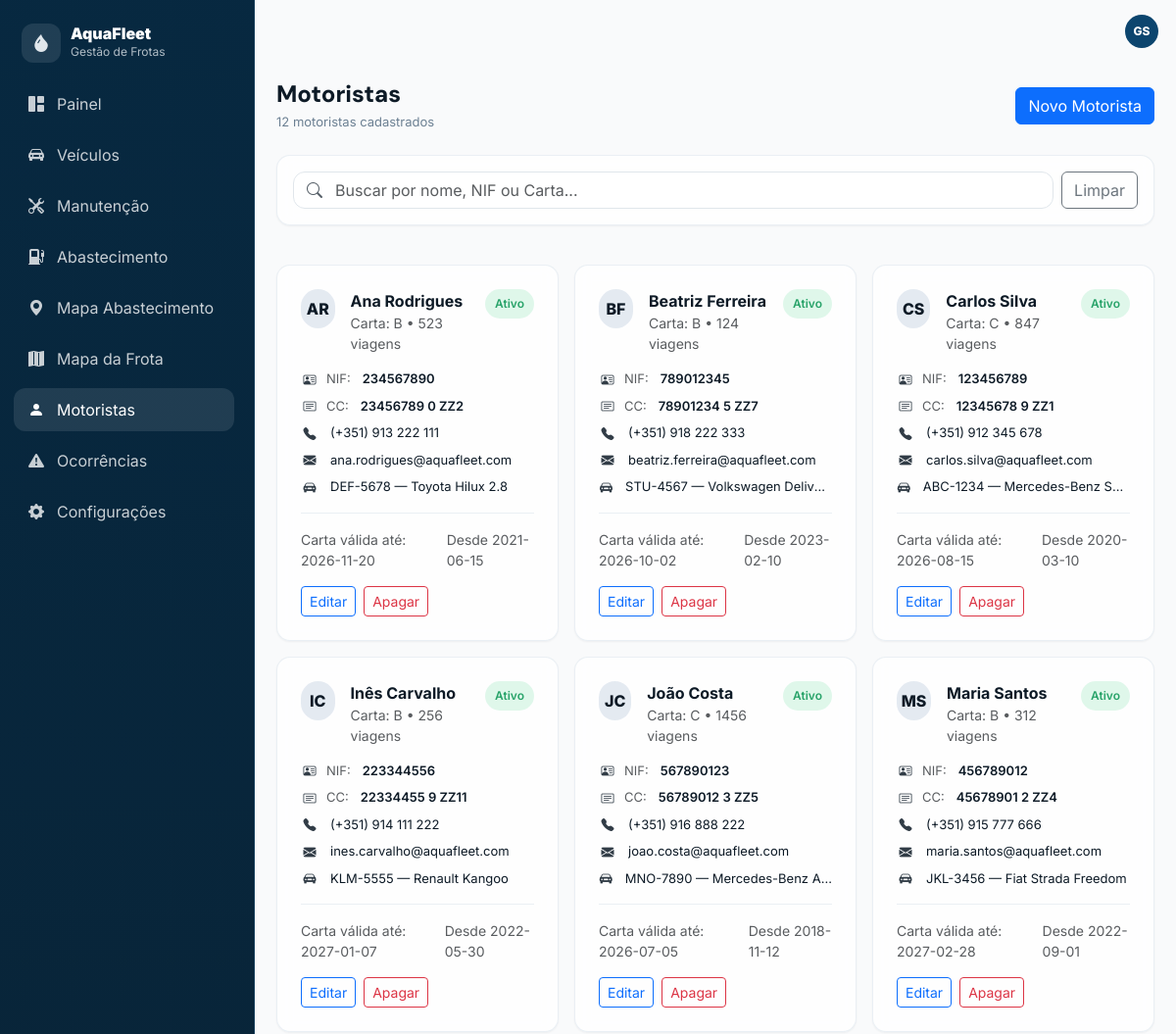
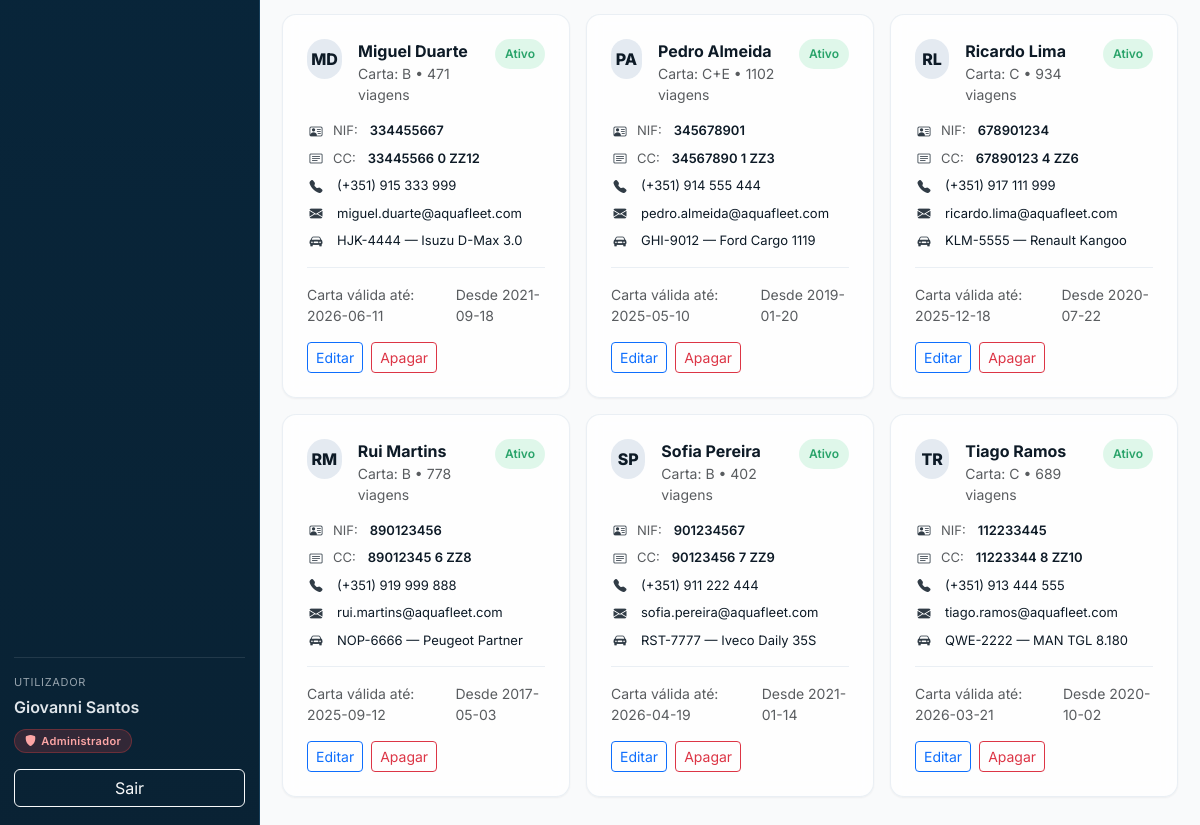
/motoristas/index.php (signed in), run on the app's committed database (2 pictures, top to bottom).
### tables this page shows
CREATE TABLE `motoristas` (
  `id` int(10) UNSIGNED NOT NULL,
  `colaborador_id` int(10) UNSIGNED DEFAULT NULL,
  `nome` varchar(120) NOT NULL,
  `cc` varchar(20) DEFAULT NULL,
  `nif` varchar(20) DEFAULT NULL,
  `carta_numero` varchar(30) DEFAULT NULL,
  `carta_categoria` varchar(10) DEFAULT NULL,
  `carta_validade` date DEFAULT NULL,
  `telefone` varchar(30) DEFAULT NULL,
  `email` varchar(120) DEFAULT NULL,
  `status` enum('Ativo','Inativo') NOT NULL DEFAULT 'Ativo',
  `desde` date DEFAULT NULL,
  `viagens` int(11) NOT NULL DEFAULT 0,
  `viatura_id` int(10) UNSIGNED DEFAULT NULL,
  `criado_em` timestamp NOT NULL DEFAULT current_timestamp()
);

CREATE TABLE `viaturas` (
  `id` int(10) UNSIGNED NOT NULL,
  `matricula` varchar(20) NOT NULL,
  `marca_modelo` varchar(120) NOT NULL,
  `tipo` enum('Ligeiro','Pick-up','Carrinha','Camião','Elétrico','Outro') NOT NULL DEFAULT 'Ligeiro',
  `combustivel` enum('Diesel','Gasolina','Elétrico','Híbrido','Outro') NOT NULL DEFAULT 'Diesel',
  `quilometragem` int(10) UNSIGNED NOT NULL DEFAULT 0,
  `estado` enum('Disponível','Atribuída','Em Manutenção','Inativo') NOT NULL DEFAULT 'Disponível',
  `observacoes` text DEFAULT NULL,
  `infraestrutura_id` int(11) DEFAULT NULL,
  `criado_em` timestamp NOT NULL DEFAULT current_timestamp(),
  `atualizado_em` timestamp NOT NULL DEFAULT current_timestamp() ON UPDATE current_timestamp()
);

### inc/auth.php (called while the page is built, shortened)
<?php
function perfil_atual(): string {
  return strtolower(trim($_SESSION['user_perfil'] ?? 'operario'));
}

### motoristas/index.php (the view, shortened to what this page needs)
<?php
require_once __DIR__ . "/../inc/auth.php";
require_once __DIR__ . "/../inc/database.php";
require_once __DIR__ . "/../inc/header.php";
function h($s){ return htmlspecialchars((string)$s, ENT_QUOTES, 'UTF-8'); }
$q = isset($_GET['q']) ? trim($_GET['q']) : '';
$where = "1=1";
$sql = "
  SELECT
    m.*,
    v.matricula AS v_matricula,
    v.marca_modelo AS v_modelo
  FROM motoristas m
  LEFT JOIN viaturas v ON v.id = m.viatura_id
  WHERE $where
  ORDER BY (m.status='Ativo') DESC, m.nome ASC
";
$res = mysqli_query($ligacao, $sql);
$total = 0;
if ($res) $total = mysqli_num_rows($res);
function initials($name){
  $name = trim((string)$name);
  $parts = preg_split('/\s+/', $name);
  $a = strtoupper(mb_substr($parts[0] ?? '', 0, 1));
  $b = strtoupper(mb_substr($parts[1] ?? $parts[0] ?? '', 0, 1));
  return $a . $b;
}
function pillClass($status){
  return ($status === 'Inativo') ? 'pill pill-danger' : 'pill pill-success';
}
function fmtDate($d){
  $ts = strtotime($d);
  return $ts ? date('Y-m-d', $ts) : '—';
}
?>
<div class="page-max-6xl space-y-6">
  <div class="d-flex flex-column flex-md-row align-items-start align-items-md-center justify-content-between gap-3">
    <div>
      <h1 class="page-title">Motoristas</h1>
      <div class="page-subtitle"><?php echo (int)$total; ?> motoristas cadastrados</div>
    </div>
    <div class="d-flex gap-2">
      <?php if (in_array(perfil_atual(), ['admin', 'gestor'], true)): ?>
        <a href="create.php" class="btn btn-primary">Novo Motorista</a>
      <?php endif; ?>
    </div>
  </div>
  <div class="glass-card p-3">
    <form class="d-flex gap-2 flex-wrap align-items-center" method="get">
      <div class="searchbox flex-grow-1" style="min-width:260px;">
        <span class="search-ico"><i class="bi bi-search"></i></span>
        <input class="form-control" name="q" value="<?php echo h($q); ?>"
               placeholder="Buscar por nome, NIF ou Carta...">
      </div>
      <a class="btn btn-outline-secondary" href="index.php">Limpar</a>
    </form>
  </div>
  <div class="row g-3">
    <?php if ($res && mysqli_num_rows($res) > 0): ?>
      <?php while($m = mysqli_fetch_assoc($res)): ?>
        <?php
          $id = (int)$m['id'];
          $status = (string)$m['status'];
          $sigla = initials($m['nome'] ?? '');
          $cartaLinha = trim((string)($m['carta_categoria'] ?? ''));
          $cartaLinha = $cartaLinha ? "Carta: {$m['carta_categoria']} • {$m['viagens']} viagens" : "{$m['viagens']} viagens";
          $vinculo = '';
          if (!empty($m['v_matricula'])) {
            $vinculo = $m['v_matricula'] . " — " . ($m['v_modelo'] ?? '');
          }
        ?>
        <div class="col-12 col-md-6 col-xl-4">
          <div class="glass-card p-4 h-100">
            <div class="d-flex justify-content-between align-items-start gap-2">
              <div class="d-flex gap-3 min-w-0">
                <div class="avatar-soft"><?php echo h($sigla); ?></div>
                <div class="min-w-0">
                  <div class="fw-bold text-truncate"><?php echo h($m['nome']); ?></div>
                  <div class="small text-muted"><?php echo h($cartaLinha); ?></div>
                </div>
              </div>
              <span class="<?php echo pillClass($status); ?>"><?php echo h($status); ?></span>
            </div>
            <div class="driver-lines mt-3">
              <div class="driver-line">
                <span class="driver-ico"><i class="bi bi-person-vcard"></i></span>
                <span class="text-muted">NIF:</span>
                <span class="ms-1 fw-semibold"><?php echo h($m['nif'] ?: '—'); ?></span>
              </div>
              <div class="driver-line">
                <span class="driver-ico"><i class="bi bi-card-text"></i></span>
                <span class="text-muted">CC:</span>
                <span class="ms-1 fw-semibold"><?php echo h($m['cc'] ?: '—'); ?></span>
              </div>
              <div class="driver-line">
                <span class="driver-ico"><i class="bi bi-telephone-fill"></i></span>
                <span class="ms-1"><?php echo h($m['telefone'] ?: '—'); ?></span>
              </div>
              <div class="driver-line">
                <span class="driver-ico"><i class="bi bi-envelope-fill"></i></span>
                <span class="ms-1 text-truncate"><?php echo h($m['email'] ?: '—'); ?></span>
              </div>
              <div class="driver-line">
                <span class="driver-ico"><i class="bi bi-car-front-fill"></i></span>
                <span class="ms-1 text-truncate"><?php echo h($vinculo ?: 'Sem viatura atribuída'); ?></span>
              </div>
            </div>
            <div class="driver-footer mt-3 pt-3">
              <div class="small text-muted">Carta válida até: <?php echo h(fmtDate($m['carta_validade'] ?? null)); ?></div>
              <div class="small text-muted">Desde <?php echo h(fmtDate($m['desde'] ?? null)); ?></div>
            </div>
            <div class="d-flex gap-2 mt-3">
              <?php if (in_array(perfil_atual(), ['admin', 'gestor'], true)): ?>
                <a class="btn btn-sm btn-outline-primary" href="edit.php?id=<?php echo $id; ?>">Editar</a>
                <a class="btn btn-sm btn-outline-danger" href="delete.php?id=<?php echo $id; ?>">Apagar</a>
              <?php endif; ?>
            </div>
          </div>
        </div>
      <?php endwhile; ?>
    <?php else: ?>
      <div class="col-12">
        <div class="glass-card p-4 text-center text-muted">Nenhum motorista encontrado.</div>
      </div>
    <?php endif; ?>
  </div>
</div>
<?php
require_once __DIR__ . "/../inc/footer.php";
?>

### css/style_css/style.css (style rules this page uses)
:root { --background: hsl(210 20% 98%); --foreground: hsl(210 50% 10%); --card: hsl(0 0% 100%); --border: hsl(210 20% 90%); --primary: hsl(205 80% 24%); --muted: hsl(210 20% 94%); --muted-foreground: hsl(210 15% 50%); --success: hsl(152 60% 40%); --warning: hsl(38 92% 50%); --info: hsl(205 80% 55%); --danger: hsl(0 72% 51%); --sidebar: hsl(205 80% 14%); --sidebar-accent: hsl(205 70% 20%); --sidebar-foreground: hsl(210 20% 90%); --radius: 14px; }
* { box-sizing: border-box; }
body { background: var(--background); color: var(--foreground); font-family: Inter, sans-serif; margin:0; }
h1,h2,h3,h4,h5,h6 { font-family: "DM Sans", sans-serif; }
.page-max-6xl { max-width: 1152px; margin: 0 auto; }
.space-y-6 > * + * { margin-top: 24px; }
.page-title { font-size:24px; font-weight:800; margin:0; }
.page-subtitle { color: var(--muted-foreground); font-size:13px; margin-top:4px; }
.glass-card { background: rgba(255,255,255,.80); backdrop-filter: blur(8px); border: 1px solid rgba(226,232,240,.7); box-shadow: 0 1px 2px rgba(15,23,42,.05); border-radius: 14px; }
.pill { display:inline-flex; align-items:center; gap:6px; padding: 6px 10px; border-radius: 999px; font-size:12px; font-weight:600; white-space:nowrap; }
.pill-success { background: rgba(46,204,113,.15); color: var(--success); }
.form-control, .form-select { border-radius: 12px; border-color: var(--border); background: rgba(255,255,255,.92); }
.min-w-0 { min-width: 0; }
.searchbox { position: relative; }
.search-ico { position:absolute; left:14px; top:50%; transform: translateY(-50%); opacity:.7; }
.searchbox .form-control { padding-left: 42px; }
.avatar-soft { width: 40px; height: 40px; border-radius: 999px; background: rgba(226,232,240,.9); display:flex; align-items:center; justify-content:center; font-weight: 800; color: var(--foreground); }
.driver-lines { display:flex; flex-direction: column; gap: 8px; }
.driver-line { display:flex; align-items:center; gap: 8px; font-size: 13px; min-width: 0; }
.driver-ico { width: 18px; display:inline-flex; justify-content:center; opacity: .85; }
.driver-footer { display:flex; justify-content: space-between; gap: 12px; border-top: 1px solid rgba(226,232,240,.7); }
html, body { height: 100%; }
body { margin: 0; overflow: hidden; }
.brand-badge i, .nav-ico i, .kpi-ico i, .list-ico i, .driver-ico i, .icon-box i { line-height: 1; display: inline-flex; align-items: center; justify-content: center; }

### data on the page
motoristas: nome "AR", nome "Ana Rodrigues", cartaLinha "Carta: B • 523 viagens", status "Ativo", nif "234567890", cc "23456789 0 ZZ2", telefone "(+351) 913 222 111", email "ana.rodrigues@aquafleet.com", viatura.marca_modelo "DEF-5678 — Toyota Hilux 2.8", carta_validade "2026-11-20", desde "2021-06-15"
motoristas: nome "BF", nome "Beatriz Ferreira", cartaLinha "Carta: B • 124 viagens", status "Ativo", nif "789012345", cc "78901234 5 ZZ7", telefone "(+351) 918 222 333", email "beatriz.ferreira@aquafleet.com", viatura.marca_modelo "STU-4567 — Volkswagen Deliv…", carta_validade "2026-10-02", desde "2023-02-10"
motoristas: nome "CS", nome "Carlos Silva", cartaLinha "Carta: C • 847 viagens", status "Ativo", nif "123456789", cc "12345678 9 ZZ1", telefone "(+351) 912 345 678", email "carlos.silva@aquafleet.com", viatura.marca_modelo "ABC-1234 — Mercedes-Benz S…", carta_validade "2026-08-15", desde "2020-03-10"
motoristas: nome "IC", nome "Inês Carvalho", cartaLinha "Carta: B • 256 viagens", status "Ativo", nif "223344556", cc "22334455 9 ZZ11", telefone "(+351) 914 111 222", email "ines.carvalho@aquafleet.com", viatura.marca_modelo "KLM-5555 — Renault Kangoo", carta_validade "2027-01-07", desde "2022-05-30"
motoristas: nome "JC", nome "João Costa", cartaLinha "Carta: C • 1456 viagens", status "Ativo", nif "567890123", cc "56789012 3 ZZ5", telefone "(+351) 916 888 222", email "joao.costa@aquafleet.com", viatura.marca_modelo "MNO-7890 — Mercedes-Benz…", carta_validade "2026-07-05", desde "2018-11-12"
motoristas: nome "MS", nome "Maria Santos", cartaLinha "Carta: B • 312 viagens", status "Ativo", nif "456789012", cc "45678901 2 ZZ4", telefone "(+351) 915 777 666", email "maria.santos@aquafleet.com", viatura.marca_modelo "JKL-3456 — Fiat Strada Freedom", carta_validade "2027-02-28", desde "2022-09-01"
motoristas: nome "MD", nome "Miguel Duarte", cartaLinha "Carta: B • 471 viagens", status "Ativo", nif "334455667", cc "33445566 0 ZZ12", telefone "(+351) 915 333 999", email "miguel.duarte@aquafleet.com", viatura.marca_modelo "HJK-4444 — Isuzu D-Max 3.0", carta_validade "2026-06-11", desde "2021-09-18"
motoristas: nome "PA", nome "Pedro Almeida", cartaLinha "Carta: C+E • 1102 viagens", status "Ativo", nif "345678901", cc "34567890 1 ZZ3", telefone "(+351) 914 555 444", email "pedro.almeida@aquafleet.com", viatura.marca_modelo "GHI-9012 — Ford Cargo 1119", carta_validade "2025-05-10", desde "2019-01-20"
motoristas: nome "RL", nome "Ricardo Lima", cartaLinha "Carta: C • 934 viagens", status "Ativo", nif "678901234", cc "67890123 4 ZZ6", telefone "(+351) 917 111 999", email "ricardo.lima@aquafleet.com", viatura.marca_modelo "KLM-5555 — Renault Kangoo", carta_validade "2025-12-18", desde "2020-07-22"
motoristas: nome "RM", nome "Rui Martins", cartaLinha "Carta: B • 778 viagens", status "Ativo", nif "890123456", cc "89012345 6 ZZ8", telefone "(+351) 919 999 888", email "rui.martins@aquafleet.com", viatura.marca_modelo "NOP-6666 — Peugeot Partner", carta_validade "2025-09-12", desde "2017-05-03"
motoristas: nome "SP", nome "Sofia Pereira", cartaLinha "Carta: B • 402 viagens", status "Ativo", nif "901234567", cc "90123456 7 ZZ9", telefone "(+351) 911 222 444", email "sofia.pereira@aquafleet.com", viatura.marca_modelo "RST-7777 — Iveco Daily 35S", carta_validade "2026-04-19", desde "2021-01-14"
motoristas: nome "TR", nome "Tiago Ramos", cartaLinha "Carta: C • 689 viagens", status "Ativo", nif "112233445", cc "11223344 8 ZZ10", telefone "(+351) 913 444 555", email "tiago.ramos@aquafleet.com", viatura.marca_modelo "QWE-2222 — MAN TGL 8.180", carta_validade "2026-03-21", desde "2020-10-02"

### other printed values
$_SESSION['user_nome'] "Giovanni Santos"
$badge_label "Administrador"
$iniciais "GS"
$total "12"
